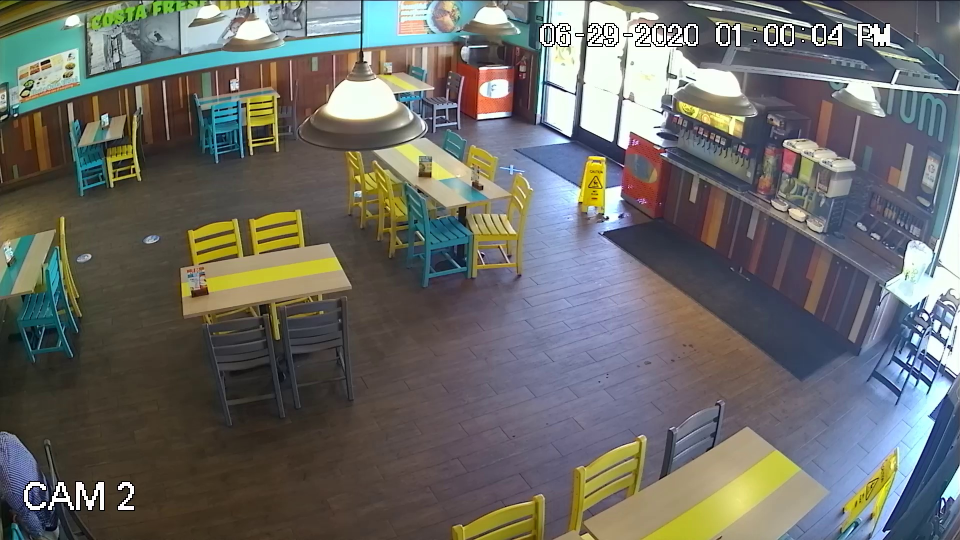
#> input picture images/frame_0.jpg, 1920 x 1080 px (shown at 1/2 size)
$ jupyter execute --allow-errors main_v4.ipynb   (shell and % lines are left out)
#> lines starting #> are read from the running program, lines starting #| are printed output that depends on the picture
#> further down, image is the input picture: shape (1080, 1920, 3); mean R, G, B 107.1, 107.7, 103.8
### src/utils_.py

from skimage import feature, color, transform, io
import numpy as np
import logging


def compute_edgelets(image, sigma=3):
    """Create edgelets as in the paper.
    Uses canny edge detection and then finds (small) lines using probabilstic
    hough transform as edgelets.
    Parameters
    ----------
    image: ndarray
        Image for which edgelets are to be computed.
    sigma: float
        Smoothing to be used for canny edge detection.
    Returns
    -------
    locations: ndarray of shape (n_edgelets, 2)
        Locations of each of the edgelets.
    directions: ndarray of shape (n_edgelets, 2)
        Direction of the edge (tangent) at each of the edgelet.
    strengths: ndarray of shape (n_edgelets,)
        Length of the line segments detected for the edgelet.
    """
#> called with sigma = 3
    gray_img = color.rgb2gray(image)
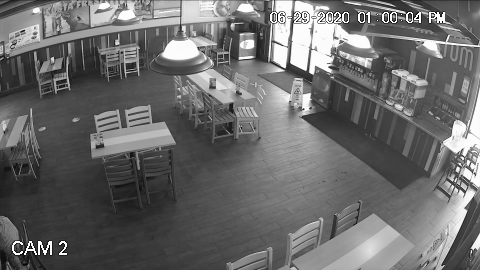
#> gray_img: shape (1080, 1920) float64 (shown at 1/4 size); min 0, max 1, mean 0.421
    edges = feature.canny(gray_img, sigma)
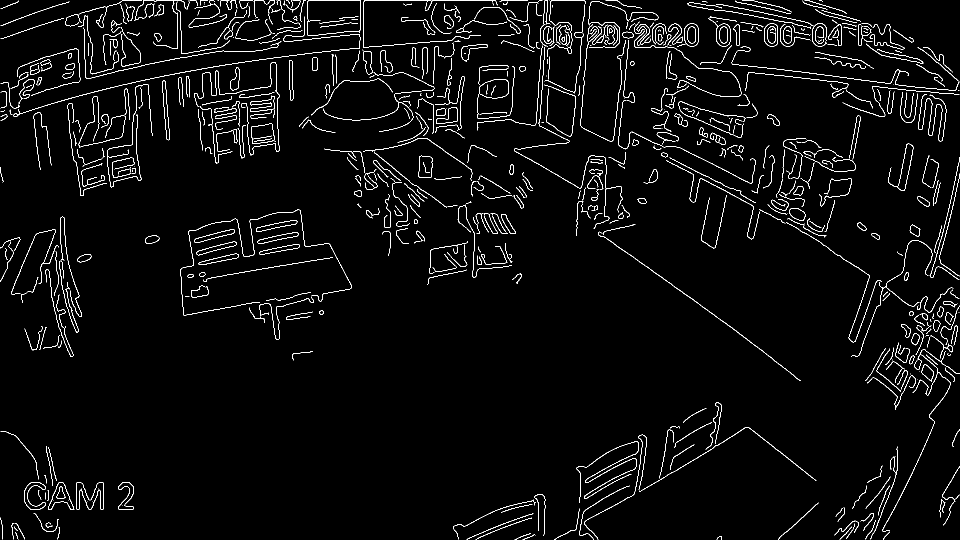
#> edges: shape (1080, 1920) bool (shown at 1/2 size); 3.1% white in thin lines or dots
    lines = transform.probabilistic_hough_line(edges, line_length=3,
                                               line_gap=2)
#> lines = 4105 items

    locations = []
    directions = []
    strengths = []

    for p0, p1 in lines:
        p0, p1 = np.array(p0), np.array(p1)
        locations.append((p0 + p1) / 2)
        directions.append(p1 - p0)
        strengths.append(np.linalg.norm(p1 - p0))
#> this loop made 4105 passes
#> (p0, p1) on passes 1 to 3: ([721, 1], [616, 1]), ([1508, 1], [1484, 1]), ([363, 1], [312, 1])
#> (the rest of the program and of its run is left out)
